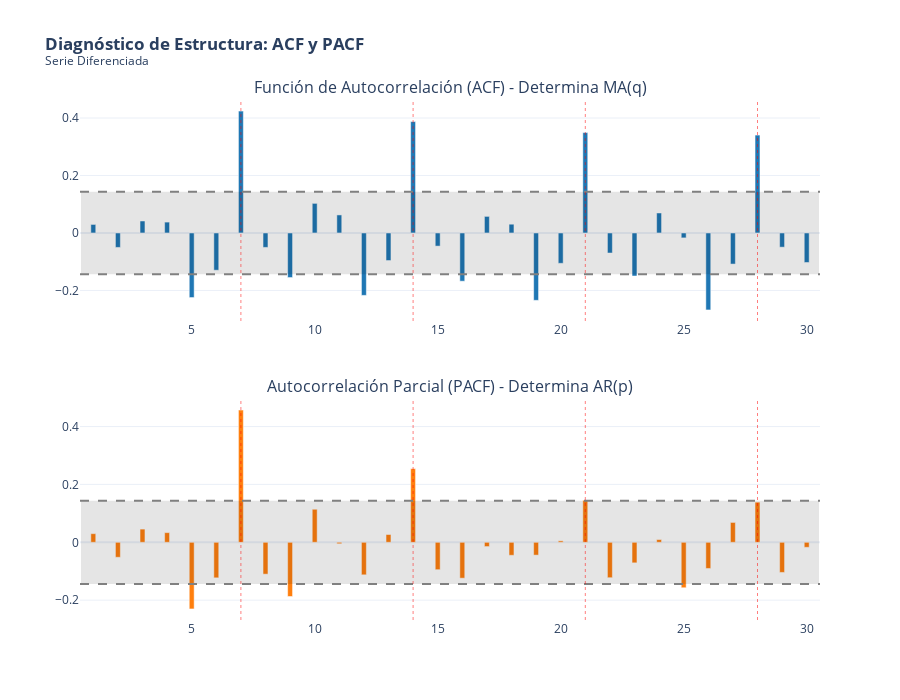

The code cell stored with this chart in its notebook:
### Code cell
# @title Graficamos ACF y PACF

ts_analysis = ts_mlb.dropna()

# Parámetros
lags = 30  # 30 días
alpha = 0.05 # Nivel de significancia del 95%

# Cálculo de valores ACF y PACF
acf_vals = acf(ts_analysis, nlags=lags, alpha=alpha)[0][1:]
pacf_vals = pacf(ts_analysis, nlags=lags, alpha=alpha)[0][1:]

# Colocamos manualmente el intervalo de confianza para plotly
n = len(ts_analysis)
conf_interval = 1.96 / np.sqrt(n)


fig = make_subplots(rows=2, cols=1,
                    subplot_titles=("Función de Autocorrelación (ACF) - Determina MA(q)",
                                    "Autocorrelación Parcial (PACF) - Determina AR(p)"),
                    vertical_spacing=0.15)

# ACF

fig.add_trace(go.Bar(
    x=list(range(1, lags+1)), y=acf_vals,
    name='ACF', marker_color='rgb(31, 119, 180)', showlegend=False
), row=1, col=1)

# Intervalos de confianza (Sombreado)
fig.add_shape(type="rect",
    x0=0.5, y0=-conf_interval, x1=lags+0.5, y1=conf_interval,
    line=dict(color="rgba(0,0,0,0)"), fillcolor="rgba(0,0,0,0.1)",
    row=1, col=1
)
# Líneas límite
fig.add_hline(y=conf_interval, line_dash="dash", line_color="gray", row=1, col=1)
fig.add_hline(y=-conf_interval, line_dash="dash", line_color="gray", row=1, col=1)

# PACF

fig.add_trace(go.Bar(
    x=list(range(1, lags+1)), y=pacf_vals,
    name='PACF', marker_color='rgb(255, 127, 14)', showlegend=False
), row=2, col=1)

# Intervalos de confianza
fig.add_shape(type="rect",
    x0=0.5, y0=-conf_interval, x1=lags+0.5, y1=conf_interval,
    line=dict(color="rgba(0,0,0,0)"), fillcolor="rgba(0,0,0,0.1)",
    row=2, col=1
)
# Líneas límite
fig.add_hline(y=conf_interval, line_dash="dash", line_color="gray", row=2, col=1)
fig.add_hline(y=-conf_interval, line_dash="dash", line_color="gray", row=2, col=1)


fig.update_layout(
    title='<b>Diagnóstico de Estructura: ACF y PACF</b><br><sup>Serie Diferenciada</sup>',
    template='plotly_white',
    height=700,
    bargap=0.8 # Barras delgadas estilo lollipop
)

# Resaltar lags estacionales (7, 14, 21, 28) con líneas verticales rojas tenues
for i in [7, 14, 21, 28]:
    fig.add_vline(x=i, line_width=1, line_dash="dot", line_color="red", opacity=0.5)

fig.show()

### Figure 1 — Plotly figure (JSON) as saved in the notebook; plotly's stock layout.template omitted (floating-point values rounded to 4 significant figures)
{"data": [{"marker": {"color": "rgb(31, 119, 180)"}, "name": "ACF", "showlegend": false, "type": "bar", "x": [1, 2, 3, 4, 5, 6, 7, 8, 9, 10, 11, 12, 13, 14, 15, 16, 17, 18, 19, 20, 21, 22, 23, 24, 25, 26, 27, 28, 29, 30], "xaxis": "x", "y": [0.02967, -0.05027, 0.04162, 0.03784, -0.2248, -0.1296, 0.4243, -0.05015, -0.1551, 0.103, 0.06273, -0.2172, -0.0959, 0.3877, -0.0457, -0.1679, 0.05768, 0.03047, -0.2344, -0.1056, 0.3493, -0.06974, -0.1499, 0.06958, -0.0171, -0.2679, -0.1082, 0.3407, -0.0494, -0.1027], "yaxis": "y"}, {"marker": {"color": "rgb(255, 127, 14)"}, "name": "PACF", "showlegend": false, "type": "bar", "x": [1, 2, 3, 4, 5, 6, 7, 8, 9, 10, 11, 12, 13, 14, 15, 16, 17, 18, 19, 20, 21, 22, 23, 24, 25, 26, 27, 28, 29, 30], "xaxis": "x2", "y": [0.02983, -0.05175, 0.0456, 0.03337, -0.2303, -0.1228, 0.457, -0.1101, -0.1873, 0.1142, -0.005038, -0.1124, 0.02685, 0.2544, -0.09468, -0.124, -0.01473, -0.04483, -0.04429, 0.005073, 0.1452, -0.1224, -0.07102, 0.00944, -0.1571, -0.09041, 0.0686, 0.1387, -0.1041, -0.01729], "yaxis": "y2"}], "layout": {"annotations": [{"font": {"size": 16}, "showarrow": false, "text": "Función de Autocorrelación (ACF) - Determina MA(q)", "x": 0.5, "xanchor": "center", "xref": "paper", "y": 1, "yanchor": "bottom", "yref": "paper"}, {"font": {"size": 16}, "showarrow": false, "text": "Autocorrelación Parcial (PACF) - Determina AR(p)", "x": 0.5, "xanchor": "center", "xref": "paper", "y": 0.425, "yanchor": "bottom", "yref": "paper"}], "bargap": 0.8, "height": 700, "shapes": [{"fillcolor": "rgba(0,0,0,0.1)", "line": {"color": "rgba(0,0,0,0)"}, "type": "rect", "x0": 0.5, "x1": 30.5, "xref": "x", "y0": -0.1437, "y1": 0.1437, "yref": "y"}, {"line": {"color": "gray", "dash": "dash"}, "type": "line", "x0": 0, "x1": 1, "xref": "x domain", "y0": 0.1437, "y1": 0.1437, "yref": "y"}, {"line": {"color": "gray", "dash": "dash"}, "type": "line", "x0": 0, "x1": 1, "xref": "x domain", "y0": -0.1437, "y1": -0.1437, "yref": "y"}, {"fillcolor": "rgba(0,0,0,0.1)", "line": {"color": "rgba(0,0,0,0)"}, "type": "rect", "x0": 0.5, "x1": 30.5, "xref": "x2", "y0": -0.1437, "y1": 0.1437, "yref": "y2"}, {"line": {"color": "gray", "dash": "dash"}, "type": "line", "x0": 0, "x1": 1, "xref": "x2 domain", "y0": 0.1437, "y1": 0.1437, "yref": "y2"}, {"line": {"color": "gray", "dash": "dash"}, "type": "line", "x0": 0, "x1": 1, "xref": "x2 domain", "y0": -0.1437, "y1": -0.1437, "yref": "y2"}, {"line": {"color": "red", "dash": "dot", "width": 1}, "opacity": 0.5, "type": "line", "x0": 7, "x1": 7, "xref": "x", "y0": 0, "y1": 1, "yref": "y domain"}, {"line": {"color": "red", "dash": "dot", "width": 1}, "opacity": 0.5, "type": "line", "x0": 7, "x1": 7, "xref": "x2", "y0": 0, "y1": 1, "yref": "y2 domain"}, {"line": {"color": "red", "dash": "dot", "width": 1}, "opacity": 0.5, "type": "line", "x0": 14, "x1": 14, "xref": "x", "y0": 0, "y1": 1, "yref": "y domain"}, {"line": {"color": "red", "dash": "dot", "width": 1}, "opacity": 0.5, "type": "line", "x0": 14, "x1": 14, "xref": "x2", "y0": 0, "y1": 1, "yref": "y2 domain"}, {"line": {"color": "red", "dash": "dot", "width": 1}, "opacity": 0.5, "type": "line", "x0": 21, "x1": 21, "xref": "x", "y0": 0, "y1": 1, "yref": "y domain"}, {"line": {"color": "red", "dash": "dot", "width": 1}, "opacity": 0.5, "type": "line", "x0": 21, "x1": 21, "xref": "x2", "y0": 0, "y1": 1, "yref": "y2 domain"}, {"line": {"color": "red", "dash": "dot", "width": 1}, "opacity": 0.5, "type": "line", "x0": 28, "x1": 28, "xref": "x", "y0": 0, "y1": 1, "yref": "y domain"}, {"line": {"color": "red", "dash": "dot", "width": 1}, "opacity": 0.5, "type": "line", "x0": 28, "x1": 28, "xref": "x2", "y0": 0, "y1": 1, "yref": "y2 domain"}], "title": {"text": "<b>Diagnóstico de Estructura: ACF y PACF</b><br><sup>Serie Diferenciada</sup>"}, "xaxis": {"anchor": "y", "domain": [0, 1]}, "xaxis2": {"anchor": "y2", "domain": [0, 1]}, "yaxis": {"anchor": "x", "domain": [0.575, 1]}, "yaxis2": {"anchor": "x2", "domain": [0, 0.425]}}}
